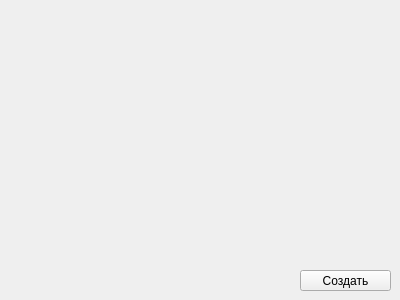
<?xml version="1.0" encoding="UTF-8"?>
<ui version="4.0">
 <class>Form</class>
 <widget class="QWidget" name="Form">
  <property name="geometry">
   <rect>
    <x>0</x>
    <y>0</y>
    <width>400</width>
    <height>300</height>
   </rect>
  </property>
  <property name="windowTitle">
   <string>Form</string>
  </property>
  <widget class="QPushButton" name="pushButton">
   <property name="geometry">
    <rect>
     <x>300</x>
     <y>270</y>
     <width>91</width>
     <height>21</height>
    </rect>
   </property>
   <property name="text">
    <string>Создать</string>
   </property>
  </widget>
 </widget>
 <resources/>
 <connections/>
</ui>
